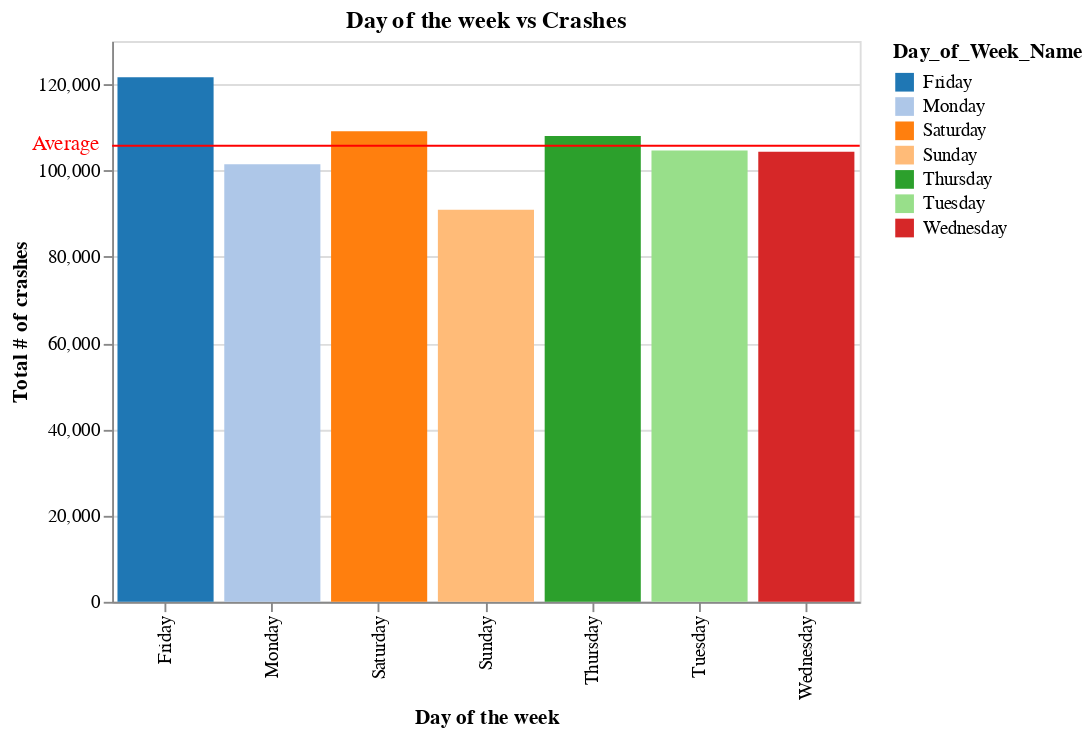

The notebook cell this image was saved under:
### Code cell
# Create the Altair bar chart
bars = alt.Chart(df_week_counts).mark_bar().encode(
    x=alt.X('Day_of_Week_Name:N', title='Day of the week'),
    y=alt.Y('Type_of_day:Q', title='Total # of crashes'),
    color=alt.Color('Day_of_Week_Name:N', scale=alt.Scale(scheme='category20'))  # Assign color based on 'Day_of_Week_Name'
).properties(
    width=400,
    height=300,
    title='Day of the week vs Crashes'
)

# Create the line chart for the average
line = alt.Chart(avg_df).mark_rule(color='red').encode(
    y=alt.Y('Type_of_day:Q', title='Total # of crashes')
)

# Add a text label to indicate that the line represents the average
text = alt.Chart(avg_df).mark_text(
    text='Average',
    dx=-15,  # Adjust the horizontal position of the text
    dy=-10,  # Adjust the vertical position of the text
    color='red'  # Text color
).encode(
    x=alt.value(-10),
    y=alt.value(65)
)

# Combine the bar chart, line chart, and text label using the layer function
combined_chart = alt.layer(bars, line, text)

combined_chart

### Figure 1 — Vega-Lite specification as saved in the notebook (floating-point values rounded to 4 significant figures)
{"config": {"view": {"continuousWidth": 300, "continuousHeight": 300}}, "layer": [{"data": {"name": "data-b11fb008376f8bfb6052e99805bf12c9"}, "mark": {"type": "bar"}, "encoding": {"color": {"field": "Day_of_Week_Name", "scale": {"scheme": "category20"}, "type": "nominal"}, "x": {"field": "Day_of_Week_Name", "title": "Day of the week", "type": "nominal"}, "y": {"field": "Type_of_day", "title": "Total # of crashes", "type": "quantitative"}}, "title": "Day of the week vs Crashes"}, {"data": {"name": "data-27651b3326b80e8b12ca29375908ff8a"}, "mark": {"type": "rule", "color": "red"}, "encoding": {"y": {"field": "Type_of_day", "title": "Total # of crashes", "type": "quantitative"}}}, {"data": {"name": "data-27651b3326b80e8b12ca29375908ff8a"}, "mark": {"type": "text", "color": "red", "dx": -15, "dy": -10, "text": "Average"}, "encoding": {"x": {"value": -10}, "y": {"value": 65}}}], "height": 300, "width": 400, "$schema": "https://vega.github.io/schema/vega-lite/v5.14.1.json", "datasets": {"data-b11fb008376f8bfb6052e99805bf12c9": [{"Type_of_day": 90927, "INJURIES_TOTAL": 19000.0, "Fatal Crashes": 146, "day": 1, "Day_of_Week_Name": "Sunday"}, {"Type_of_day": 101480, "INJURIES_TOTAL": 18430.0, "Fatal Crashes": 99, "day": 2, "Day_of_Week_Name": "Monday"}, {"Type_of_day": 104624, "INJURIES_TOTAL": 18920.0, "Fatal Crashes": 79, "day": 3, "Day_of_Week_Name": "Tuesday"}, {"Type_of_day": 104336, "INJURIES_TOTAL": 19310.0, "Fatal Crashes": 115, "day": 4, "Day_of_Week_Name": "Wednesday"}, {"Type_of_day": 108030, "INJURIES_TOTAL": 19780.0, "Fatal Crashes": 120, "day": 5, "Day_of_Week_Name": "Thursday"}, {"Type_of_day": 121626, "INJURIES_TOTAL": 21860.0, "Fatal Crashes": 104, "day": 6, "Day_of_Week_Name": "Friday"}, {"Type_of_day": 109102, "INJURIES_TOTAL": 21390.0, "Fatal Crashes": 143, "day": 7, "Day_of_Week_Name": "Saturday"}], "data-27651b3326b80e8b12ca29375908ff8a": [{"Day_of_Week_Name": "Average", "Type_of_day": 105700.0}]}}
